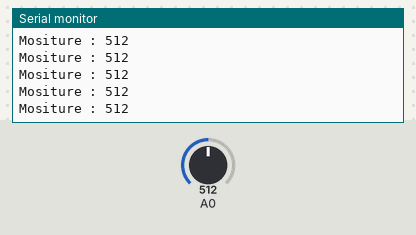
The sketch below on a simulated Arduino Uno, built with avr-gcc and run on an emulated ATmega328P. Shown: the last lines printed to the serial monitor. The test bench sets the inputs (shaded band); at power-on: A0 = 512.

Above: at 4.7 s.
4.8 s: A0 set to 984
At 4.84 s:
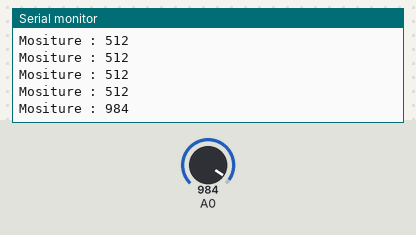
7.8 s: A0 set to 1013
At 7.81 s:
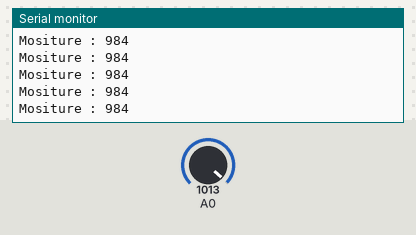
Timing chart, 0 to 10.8 s (numbered marks = the images above; inputs shaded):
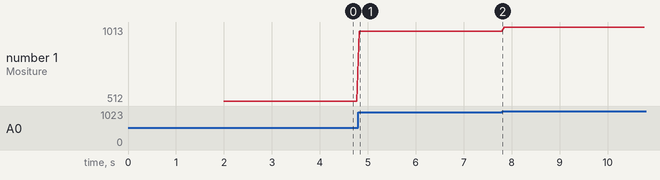

Measured:
- after the input at 4.8 s, the serial monitor: prints a new line at once (image 1)
- plotted number 1: 512 → 984 after the input at 4.8 s, 984 → 1013 after the input at 7.8 s

The sketch:

Moisture_Sensor_with_LED.ino
```cpp
int output_value ;

void setup() {

   Serial.begin(9600);

   Serial.println("Reading From the Sensor ...");

   delay(2000);

   }

void loop() {

   output_value= analogRead(A0);

   Serial.print("Mositure : ");
   Serial.print(output_value);
   Serial.print("\n");

   delay(50);

   }
```
